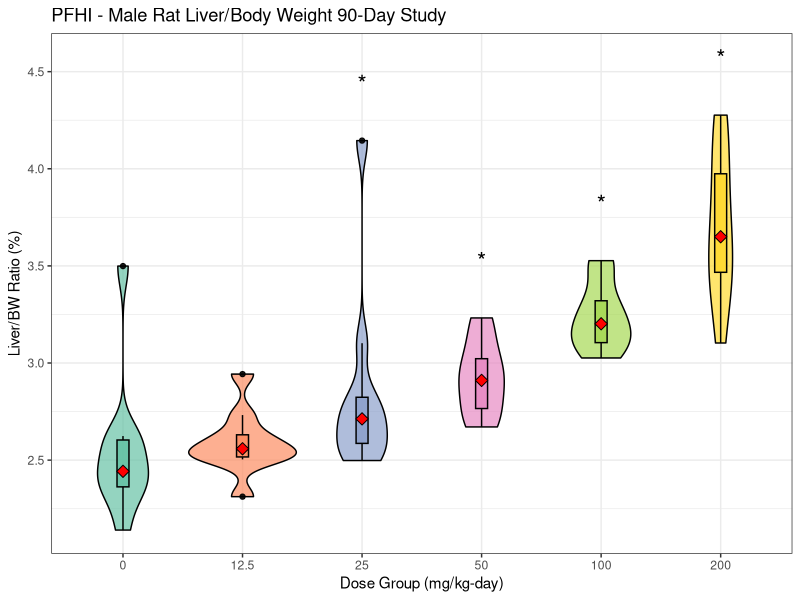
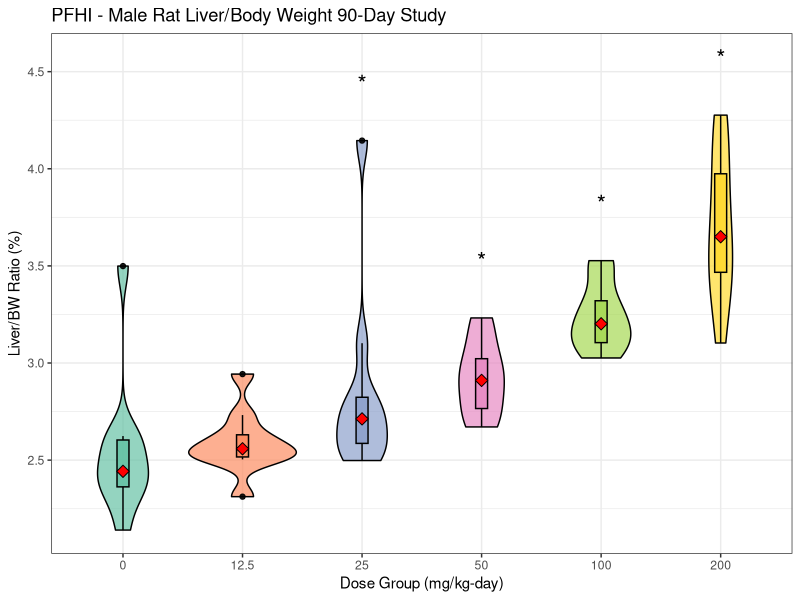

These charts were generated, in order, by the following R code:
# Load required packages
library(ggplot2)
library(dplyr)
library(readxl)

PFHICo <- read_excel("OrganWeightsPFAS.xlsx", sheet='PFHI', na = c("", "NA")) 
View(PFHICo)
# Include only male (rows 61-120)
PFHICom <- PFHICo[-c(61:120),]
View(PFHICom)
# Ensure Group is treated as an ordered factor 
dose_levels <- c(0, 12.5, 25, 50, 100, 200) # Define correct dose order
PFHICom$Group <- factor(PFHICom$Group, levels = dose_levels, ordered = TRUE)

# Manually select 25,50,100 and 200 mg/kg-day groups
top_doses <- PFHICom %>%
  filter(Group %in% c(25,50,100,200)) %>% #select only 100 and 200 mg/kg-day
  group_by(Group) %>%
  summarise(max_LiverRel = max(LiverRel, na.rm = TRUE)) %>%
  # arrange(desc(max_LiverRel)) %>% # Sort by median values
  # slice(1:2) %>% # Select the two highest median values
  mutate(y_position = max_LiverRel + 0.2) # Adjust y-position for asterisk placement

#Get overall max LiverRel to set y-axis limits
y_max <- max(PFHICom$LiverRel + 0.3) #Increase spacing to avoiad cutoff


# Create the violin + box plot
LiverRel1m <- ggplot(PFHICom, aes(x = Group, y = LiverRel, fill = Group)) +
  geom_violin(trim = TRUE, alpha = 0.7, color = "black") + # Violin plot
  geom_boxplot(width = 0.1, color = "black", alpha = 0.9) + # Box plot
  
  # Ensure the median is properly displayed
  stat_summary(fun = median, geom = "point", shape = 23, size = 3, fill = "red") +
  
  # Add asterisks above the 100 and 200 mg/kg-day groups 
  geom_text(data = top_doses, aes(x = Group, y = y_position, label = "*"),
            size = 6, color = "black", vjust = -0.5) + #Move the asterisk up
  
  #Manually set y-axis limits to prevent asterisk cut-off
  ylim(NA, y_max) +
  
  labs(title = "PFHI - Male Rat Liver/Body Weight 90-Day Study",
       x = "Dose Group (mg/kg-day)", y = "Liver/BW Ratio (%)") +
  
  scale_fill_brewer(palette = "Set2", name = "Group") + # Colorful palette
  theme_bw() +
  theme(legend.position = "none")

# Save the plot as a PNG file
ggsave(filename = "LiverRel1m.png", plot = LiverRel1m, width = 8, height = 6, dpi = 300)

# Display the plot
LiverRel1m